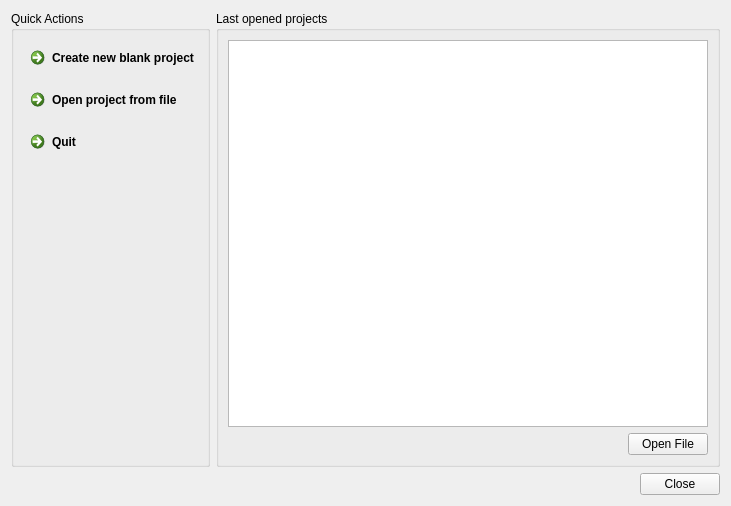
<?xml version="1.0" encoding="UTF-8"?>
<ui version="4.0">
 <class>StartupDialog</class>
 <widget class="QDialog" name="StartupDialog">
  <property name="geometry">
   <rect>
    <x>0</x>
    <y>0</y>
    <width>731</width>
    <height>506</height>
   </rect>
  </property>
  <property name="windowTitle">
   <string>ScheduleMaster</string>
  </property>
  <layout class="QVBoxLayout" name="verticalLayout_3">
   <item>
    <layout class="QHBoxLayout" name="horizontalLayout">
     <item>
      <widget class="QGroupBox" name="groupBox">
       <property name="title">
        <string>Quick Actions</string>
       </property>
       <layout class="QVBoxLayout" name="verticalLayout_2">
        <item>
         <widget class="QCommandLinkButton" name="commandLinkButton">
          <property name="text">
           <string>Create new blank project</string>
          </property>
         </widget>
        </item>
        <item>
         <widget class="QCommandLinkButton" name="commandLinkButton_2">
          <property name="text">
           <string>Open project from file</string>
          </property>
         </widget>
        </item>
        <item>
         <widget class="QCommandLinkButton" name="commandLinkButton_3">
          <property name="text">
           <string>Quit</string>
          </property>
         </widget>
        </item>
        <item>
         <spacer name="verticalSpacer">
          <property name="orientation">
           <enum>Qt::Vertical</enum>
          </property>
          <property name="sizeHint" stdset="0">
           <size>
            <width>20</width>
            <height>40</height>
           </size>
          </property>
         </spacer>
        </item>
       </layout>
      </widget>
     </item>
     <item>
      <widget class="QGroupBox" name="groupBox_2">
       <property name="title">
        <string>Last opened projects</string>
       </property>
       <layout class="QVBoxLayout" name="verticalLayout">
        <item>
         <widget class="QListWidget" name="lwRecentFiles"/>
        </item>
        <item>
         <layout class="QHBoxLayout" name="horizontalLayout_2">
          <item>
           <spacer name="horizontalSpacer">
            <property name="orientation">
             <enum>Qt::Horizontal</enum>
            </property>
            <property name="sizeHint" stdset="0">
             <size>
              <width>40</width>
              <height>20</height>
             </size>
            </property>
           </spacer>
          </item>
          <item>
           <widget class="QPushButton" name="pbOpenRecentFile">
            <property name="text">
             <string>Open File</string>
            </property>
           </widget>
          </item>
         </layout>
        </item>
       </layout>
      </widget>
     </item>
    </layout>
   </item>
   <item>
    <widget class="QDialogButtonBox" name="buttonBox">
     <property name="orientation">
      <enum>Qt::Horizontal</enum>
     </property>
     <property name="standardButtons">
      <set>QDialogButtonBox::Close</set>
     </property>
    </widget>
   </item>
  </layout>
 </widget>
 <resources/>
 <connections>
  <connection>
   <sender>buttonBox</sender>
   <signal>accepted()</signal>
   <receiver>StartupDialog</receiver>
   <slot>accept()</slot>
   <hints>
    <hint type="sourcelabel">
     <x>248</x>
     <y>254</y>
    </hint>
    <hint type="destinationlabel">
     <x>157</x>
     <y>274</y>
    </hint>
   </hints>
  </connection>
  <connection>
   <sender>buttonBox</sender>
   <signal>rejected()</signal>
   <receiver>StartupDialog</receiver>
   <slot>reject()</slot>
   <hints>
    <hint type="sourcelabel">
     <x>316</x>
     <y>260</y>
    </hint>
    <hint type="destinationlabel">
     <x>286</x>
     <y>274</y>
    </hint>
   </hints>
  </connection>
 </connections>
</ui>
